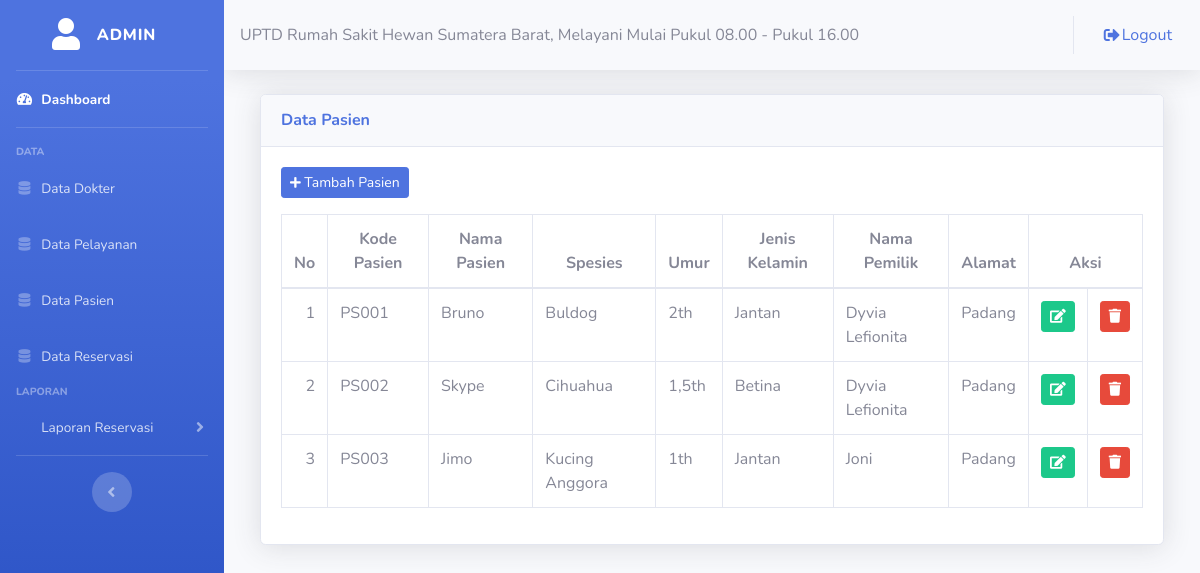
/admin/datapasien.php (signed in), run on the app's committed database.
### tables this page shows
CREATE TABLE `tbl_regishewan` (
  `kd_pasien` varchar(5) NOT NULL,
  `id_user` int(11) NOT NULL,
  `nm_pasien` varchar(50) NOT NULL,
  `spesies` varchar(50) NOT NULL,
  `umur` varchar(5) NOT NULL,
  `sex` varchar(10) NOT NULL,
  `nm_pemilik` varchar(50) NOT NULL,
  `alamat` text NOT NULL
);

### admin/datapasien.php (the view, shortened to what this page needs)
<?php
	include ('style/header.php');
	include ('style/sidebar.php');
?>
<div class="container-fluid">
	<div class="col-lg-12">
		<div class="card shadow mt-3 mb-3">
			<div class="card-header py-3">
				<h6 class="m-0 font-weight-bold text-primary">Data Pasien</h6>
			</div>
			<div class="card-body">
				<button class="btn btn-sm btn-primary mb-3" data-toggle="modal" data-target="#tambah_pasien"><i class="fas fa-plus fa-sm"></i> Tambah Pasien</button>
				<table class="table table-bordered">
					<thead>
						<tr align="center">
							<th>No</th>
							<th>Kode Pasien</th>
							<th>Nama Pasien</th>
							<th>Spesies</th>
							<th>Umur</th>
							<th>Jenis Kelamin</th>
							<th>Nama Pemilik</th>
							<th>Alamat</th>
							<th colspan="2">Aksi</th>
						</tr>
					</thead>
					<tbody>
						<?php
							include ('../config/koneksi.php');
							$no = 1;
							$qq = mysqli_query($konek, "SELECT * FROM tbl_regishewan");
							while($dd = mysqli_fetch_assoc($qq)){
						?>
						<tr>
							<td align="right"><?php echo $no++; ?></td>
							<td><?php echo $dd['kd_pasien']; ?></td>
							<td><?php echo $dd['nm_pasien']; ?></td>
							<td><?php echo $dd['spesies']; ?></td>
							<td><?php echo $dd['umur']; ?></td>
							<td><?php echo $dd['sex']; ?></td>
							<td><?php echo $dd['nm_pemilik']; ?></td>
							<td><?php echo $dd['alamat']; ?></td>
							<td align="center">
								<a href="editdatapasien.php?id=<?php echo $dd['kd_pasien']; ?>"><i class="btn btn-sm btn-success"><span class="fas fa-edit"></span></i></a>
							</td>
							<td align="center">
								<a href="hapusdatapasien.php?id=<?php echo $dd['kd_pasien']; ?>"><i class="btn btn-sm btn-danger"><span class="fas fa-trash"></span></i></a>
							</td>
						</tr>
						<?php
							}
						?>
					</tbody>
				</table>
			</div>
		</div>
	</div>
</div>
<?php
	include ('style/footer.php');
?>

### data on the page
tbl_regishewan: kd_pasien "PS001", nm_pasien "Bruno", spesies "Buldog", umur "2th", sex "Jantan", nm_pemilik "Dyvia Lefionita", alamat "Padang"
tbl_regishewan: kd_pasien "PS002", nm_pasien "Skype", spesies "Cihuahua", umur "1,5th", sex "Betina", nm_pemilik "Dyvia Lefionita", alamat "Padang"
tbl_regishewan: kd_pasien "PS003", nm_pasien "Jimo", spesies "Kucing Anggora", umur "1th", sex "Jantan", nm_pemilik "Joni", alamat "Padang"

### other printed values
$_SESSION['username'] "ADMIN"
